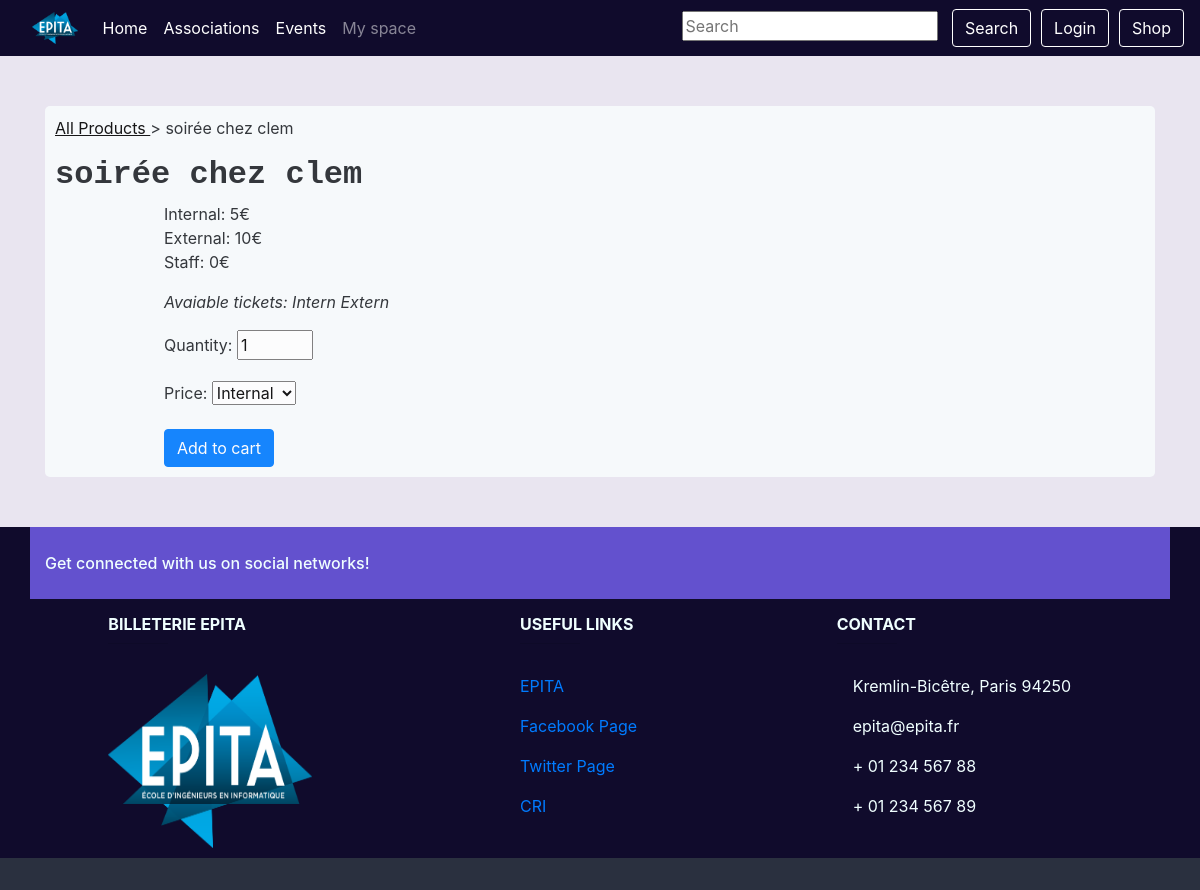
Screenshot of /product/41/ with the database file from the repository.
### shop/models.py (models this page shows, shortened)
class Product(models.Model):
    name = models.CharField(max_length=191)
    event_id = models.CharField(max_length=50)
    price = models.DecimalField(max_digits=7, decimal_places=2)
    slug = models.SlugField()
    description = models.TextField()
    image = models.ImageField(upload_to='products_images/', blank=True)

### event/models.py (models this page shows, shortened)
class Price(models.Model):
    ticket_type = models.CharField(_("Type of ticket"), max_length=1,
                                   choices=Ticket.TICKET_TYPE_CHOICES)
    event_id = models.ForeignKey(Event, on_delete=models.CASCADE,
                                 related_name="prices")
    price = models.PositiveIntegerField(_("Price"),
                                        validators=[validate_price_for_sqlite])
    class Meta:
        verbose_name = _("Price")
        verbose_name_plural = _("Prices")
        unique_together = ('ticket_type', 'event_id')

### shop/views.py (the view)
# urls.py: path('product/<int:product_id>/', com_views.show_product, name='product_detail'),
def show_product(request, product_id):
    product = get_object_or_404(Product, id=product_id)
    event_prices = views.EventListView.get_queryset(request).get(id=product.id).prices.all()
    all_tickets = models.Ticket.objects.filter(event_id=product_id)
    external_left = 0
    internal_left = 0
    staff_left = 0
    for ticket in all_tickets:
        try:
            ticket.purchase
        except models.Purchase.DoesNotExist:
            if ticket.ticket_type == models.Ticket.EXTERN:
                external_left += 1
            if ticket.ticket_type == models.Ticket.INTERN:
                internal_left += 1
            if ticket.ticket_type == models.Ticket.STAFF:
                staff_left += 1
    ext = "Extern"
    inter = "Intern"
    staff = "Staff"
    if external_left == 0:
        ext = ""
    if internal_left == 0:
        inter = ""
    if staff_left == 0:
        staff = ""
    if staff_left == 0 and internal_left == 0 and external_left == 0:
        inter = "No Tickets available for this event"
    if request.method == 'POST':
        form = CartForm(request, request.POST, product_id)
        if form.is_valid():
            request.form_data = form.cleaned_data
            cart.add_item_to_cart(request)
            return redirect('show_cart')
    form = CartForm(request, initial={'product_id': product.id})
    return render(request, 'product_detail.html', {
                                            'product': product,
                                            'form': form,
                                            'prices':event_prices,
                                            'ext' : ext,
                                            'int' : inter,
                                            'staff' : staff
                                            })

### shop/forms.py
class CartForm(forms.Form):
    quantity = forms.IntegerField(initial='1', min_value=1, max_value=5)
    product_id = forms.IntegerField(widget=forms.HiddenInput)
    CHOICES = ((0, 'Internal'),(1, 'External'), (2, 'Staff'))
    price = forms.ChoiceField(choices=CHOICES)
    def __init__(self, request, *args, **kwargs):
        self.request = request
        super(CartForm, self).__init__(*args, **kwargs)

### event/views.py (called while the page is built)
    def get_queryset(self):
        return Event.objects.filter(end__gt=timezone.now(), event_state=Event.APPROVED).order_by('start')

### shop/cart.py (called while the page is built)
def _cart_id(request):
    if 'cart_id' not in request.session:
        request.session['cart_id'] = _generate_cart_id()
    return request.session['cart_id']

def _generate_cart_id():
    import string, random
    return ''.join([random.choice(string.ascii_letters + string.digits) for _ in range(50)])

def get_all_cart_items(request):
    return CartItem.objects.filter(cart_id = _cart_id(request))

def item_count(request):
    return get_all_cart_items(request).count()

### shop/context_processor.py (called while the page is built)
def cart_item_count(request):
    item_count = cart.item_count(request)
    return {'cart_item_count' : item_count }

### shop/templates/product_detail.html (shortened to what this page needs)
{% extends 'base.html' %}
{% block content %}
    <div class="container basic-block">
            <p><a href="{% url 'index_shop' %}" style="color: black; text-decoration: underline;">All Products </a> &gt;
                {{ product.name }}
            </p>
                <h2 style="font-family: 'Courier New', Courier, monospace;
                font-weight:bold;
                ">
                    {{ product.name }}
                </h2>
                <div style="
                    margin-left:10%;
                ">
                    {% if prices %}
                    <p>
                        {% for price in prices %}
                            {{ price.get_ticket_type_display }}: {{ price.price }}€<br/>
                        {% endfor %}
                    </p>
                        <p style="
                            font-style: italic;
                        ">
                            Avaiable tickets: {{int}} {{ext}} {{staff}}
                        </p>
                        <form action="{% url 'product_detail' product.pk %}"
                                                method="post">
                                {{ form.as_p }}
                                <input type="submit" value="Add to cart" class="btn btn-primary" >
                        </form>
                    {% else %}
                        <p> No Tickets To Sell </p>
                    {% endif %}
                </div>
    </div>
{% endblock %}

### static/css/style.css (style rules this page uses)
body { background-color:#e9e5F0; background-position: center; background-size: cover; }
.basic-block { background-color: #f8fcfd; margin-top:50px; margin-bottom:50px; padding: 10px; opacity: 0.9; border-radius: 5px; }

### rows the page displays
Product: name "soirée chez clem"
Price: ticket_type "Internal", price "5"
Price: ticket_type "External", price "10"
Price: ticket_type "Staff", price "0"

### other values shown
{{ int }} "Intern"
{{ ext }} "Extern"
